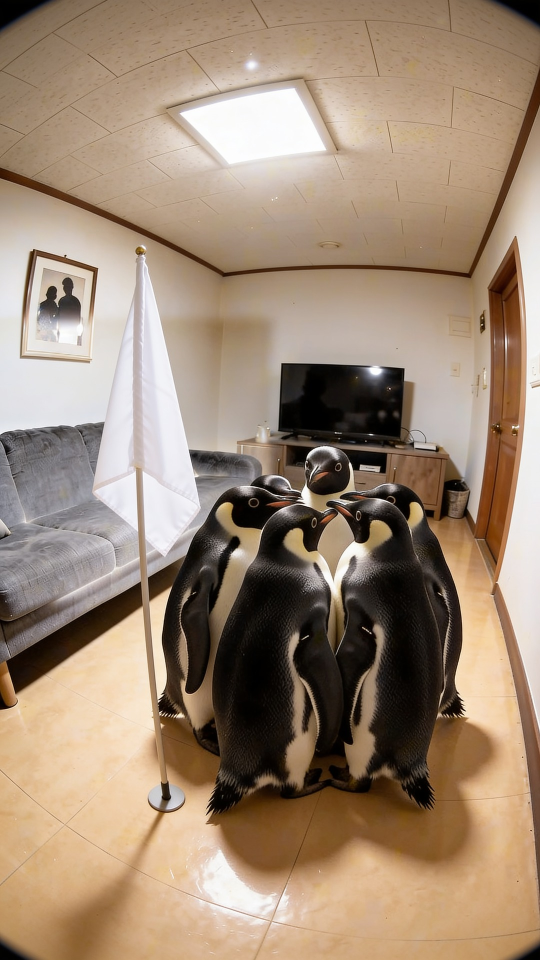
#> input picture 쇼핑쇼츠/assets/clips/EP11/v3/M0.jpg, 1080 x 1920 px, given in place of M0.jpg_1.png, which was not available (shown at 1/2 size)
$ python -i preprocess.py   (imports and definitions only)
#> lines starting #> are read from the running program, lines starting #| are printed output that depends on the picture
"""하이라이트TV 「나, 주연」 소스 전처리 (정지 컷 + Kling 클립). 원본은 읽기만 한다.
사용: python prep/preprocess.py stills | clips | all  [이름...]
"""
import os, sys, subprocess, tempfile, shutil
import numpy as np
from PIL import Image, ImageFilter, ImageDraw

ROOT = os.path.dirname(os.path.dirname(os.path.abspath(__file__)))
IMG = os.path.join(ROOT, "img")
CLIPS = os.path.join(ROOT, "clips")
OUT_S = os.path.join(ROOT, "prep", "stills")
OUT_C = os.path.join(ROOT, "prep", "clips")
TMP = os.path.join(ROOT, "prep", "_tmp")
FFMPEG = "ffmpeg"
W, H = 1920, 1080

# ---------- 색 레시피 (재생성_편집목록.md) ----------
DRAMA = "colorbalance=rm=-0.04:gm=0.05:gh=0.03,eq=gamma=1.12"
DRAMA7 = "colorbalance=rm=-0.04:gm=0.07:gh=0.03,eq=gamma=1.12"
COFFEE = "colorbalance=gm=-0.03:rh=0.02,eq=gamma=0.93"
REAL = "eq=brightness=-0.05,colorbalance=gm=0.02"
STILL_RECIPE = {
    "C02": COFFEE, "C03": COFFEE,
    "C04": DRAMA, "C05": "colorbalance=gm=0.02", "C06b": "colorbalance=gm=0.02",
    "C07": REAL, "C08": DRAMA, "C09": DRAMA7, "C10": DRAMA, "C11b": DRAMA7,
    "C12": DRAMA, "C13b": DRAMA, "C14": DRAMA, "C15": DRAMA7, "C15b": DRAMA,
    "C16c": "colorbalance=rm=-0.05",
    "C17b": "colorbalance=rm=-0.06:gm=0.04,eq=gamma=1.05",
    "C18": DRAMA, "C19a": DRAMA, "C19b": DRAMA, "C19c": DRAMA,
    "C20": REAL, "C21": REAL, "K4Sb": REAL,
}
# 블러: (x0, y0, x1, y1) @1920x1080 (정사각 축소 기준 좌표), sigma
STILL_BLUR = {
    "C02": [((688, 508, 785, 664), 12)],
    "C03": [((410, 580, 545, 795), 12)],
    "C14": [((720, 972, 870, 1002), 12), ((1083, 963, 1203, 1035), 12)],
    "C19a": [((1606, 182, 1690, 220), 12)],
    "C16c": [((700, 690, 778, 815), 12), ((1424, 842, 1498, 874), 10)],
}
# 16:9가 아닌 원본 (2752x1536) 은 가운데 16:9로 자른다.


# [63 lines left out: functions feather_blur, remove_spot, load_1080, conv_box, fix_c18, not called in this run]


def process_still(name):
    os.makedirs(TMP, exist_ok=True)
    full = Image.open(os.path.join(IMG, name + "_1.png")).convert("RGB")
#> full is the input picture: PIL image 1080x1920 RGB; mean R, G, B 158.5, 137.3, 116.9
    if name == "C18":
        a = np.asarray(full).astype(np.float32)
        cx, cy = 1289, 537
        # 시침(6시 방향, 분침보다 짧고 굵게)을 슈퍼샘플링으로 그린다
        col = a[cy - 120:cy - 100, cx - 3:cx + 4].reshape(-1, 3).mean(0)  # 분침 색 샘플
        ss = 4
        L = 130  # 길이(px, 2560 기준) — 분침 약 190px의 약 0.68
        wd = 19
        pad = 40
        lay = Image.new("L", ((wd + pad * 2) * ss, (L + pad * 2) * ss), 0)
        d = ImageDraw.Draw(lay)
        d.rounded_rectangle([pad * ss, pad * ss, (pad + wd) * ss, (pad + L) * ss], radius=int(wd * ss * 0.25), fill=255)
        lay = lay.resize((wd + pad * 2, L + pad * 2), Image.LANCZOS).filter(ImageFilter.GaussianBlur(0.7))
        al = np.asarray(lay).astype(np.float32)[..., None] / 255.0
        ox = int(round(cx - (wd / 2.0) - pad)); oy = int(round(cy - pad))
        reg = a[oy:oy + al.shape[0], ox:ox + al.shape[1]]
        a[oy:oy + al.shape[0], ox:ox + al.shape[1]] = reg * (1 - al) + col * al
        # 허브를 다시 위에 얹는다(원본 허브 픽셀 복원)
        orig = np.asarray(full).astype(np.float32)
        yy, xx = np.mgrid[0:a.shape[0], 0:a.shape[1]]
        hub = (np.hypot(xx - cx, yy - cy) <= 15).astype(np.float32)
        hubm = np.asarray(Image.fromarray((hub * 255).astype(np.uint8)).filter(ImageFilter.GaussianBlur(1.0))).astype(np.float32)[..., None] / 255
        a = a * (1 - hubm) + orig * hubm
        full = Image.fromarray(np.clip(a, 0, 255).astype(np.uint8))
    w, h = full.size
#> w = 1080; h = 1920
    crop_info = None
    if abs(w / h - 16 / 9) > 0.002:
        nw = int(round(h * 16 / 9)); x0 = (w - nw) // 2
#> after `nw = int(round(h * 16 / 9))`: nw = 3413
#> after `x0 = (w - nw) // 2`: x0 = -1167
        full = full.crop((x0, 0, x0 + nw, h)); crop_info = (w, nw, x0)
#> after `full = full.crop((x0, 0, x0 + nw, h))`:
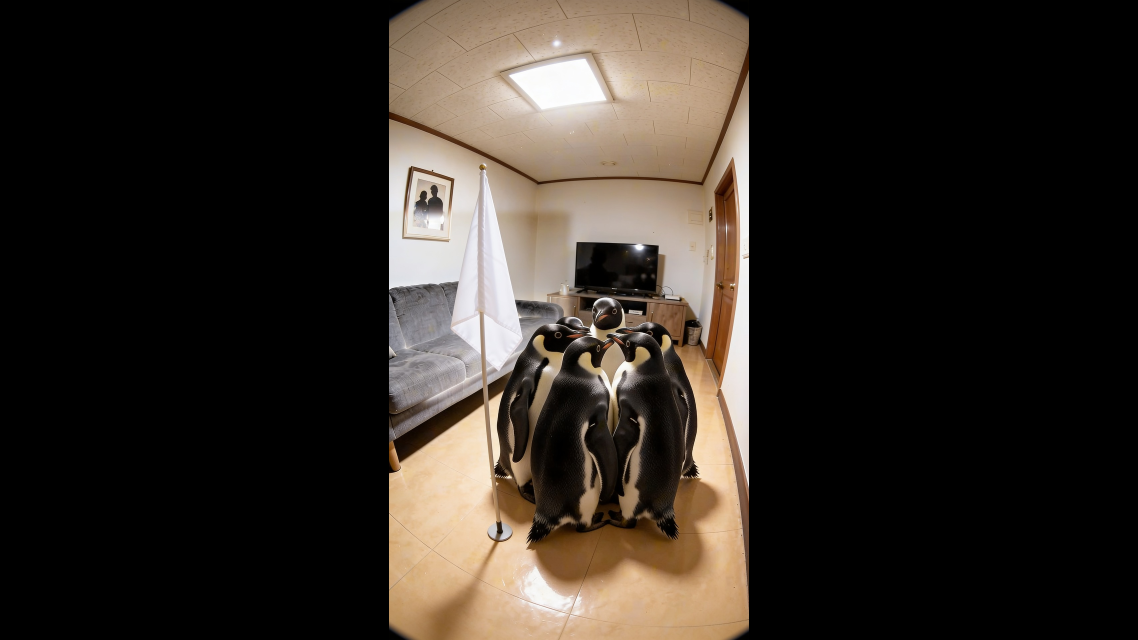
#> full: PIL image 3413x1920 RGB (shown at 1/3 size); mean R, G, B 50.2, 43.4, 37
#> after `crop_info = (w, nw, x0)`: crop_info = (1080, 3413, -1167)
    im = full.resize((W, H), Image.LANCZOS)
    arr = np.asarray(im).copy()
    for box, sg in STILL_BLUR.get(name, []):
        feather_blur(arr, conv_box(box, crop_info), sg, feather=10)
    if name == "C21":
        remove_spot(arr, 899, 246, 15, feather=8)
    tmp_in = os.path.join(TMP, name + "_in.png")
    Image.fromarray(arr).save(tmp_in)
    out = os.path.join(OUT_S, name + ".png")
#> (the run stopped early here; a loop or call above may not have finished)

$ run again, on 쇼핑쇼츠/assets/clips/EP11/v3/M1a.jpg
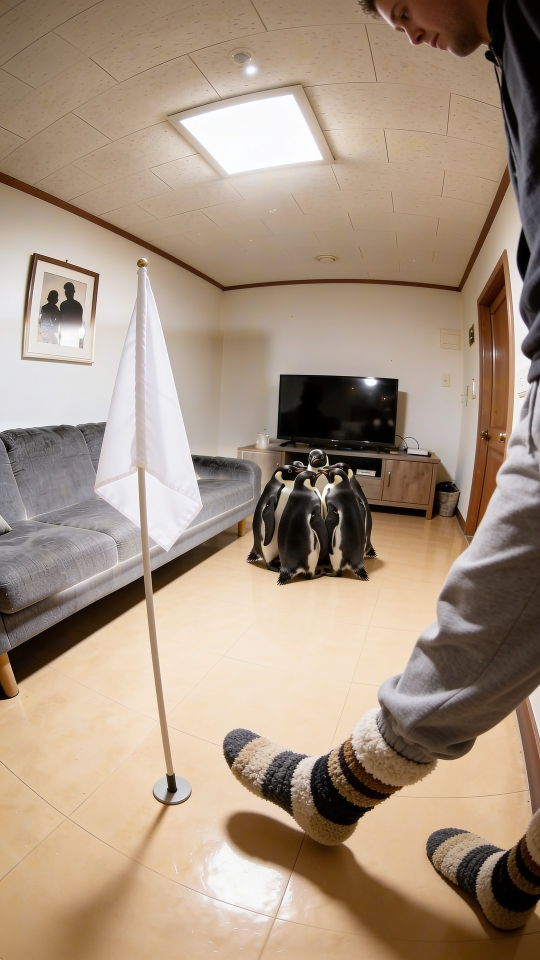
#> input picture 쇼핑쇼츠/assets/clips/EP11/v3/M1a.jpg, 1080 x 1920 px, given in place of M1a.jpg_1.png, which was not available (shown at 1/2 size)
#> in process_still, full is the input picture: PIL image 1080x1920 RGB; mean R, G, B 167.4, 147.5, 128.6
#> in process_still, `full = full.crop((x0, 0, x0 + nw, h))`:
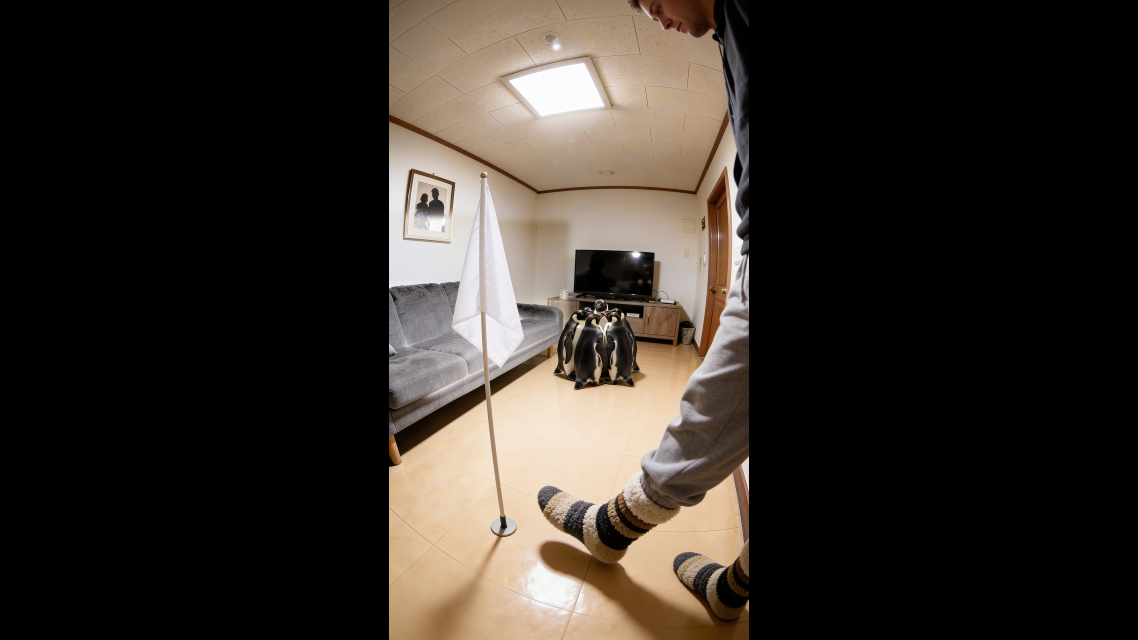
#> full: PIL image 3413x1920 RGB (shown at 1/3 size); mean R, G, B 53, 46.7, 40.7

$ run again, on 쇼핑쇼츠/assets/clips/EP11/v3/M2a.jpg
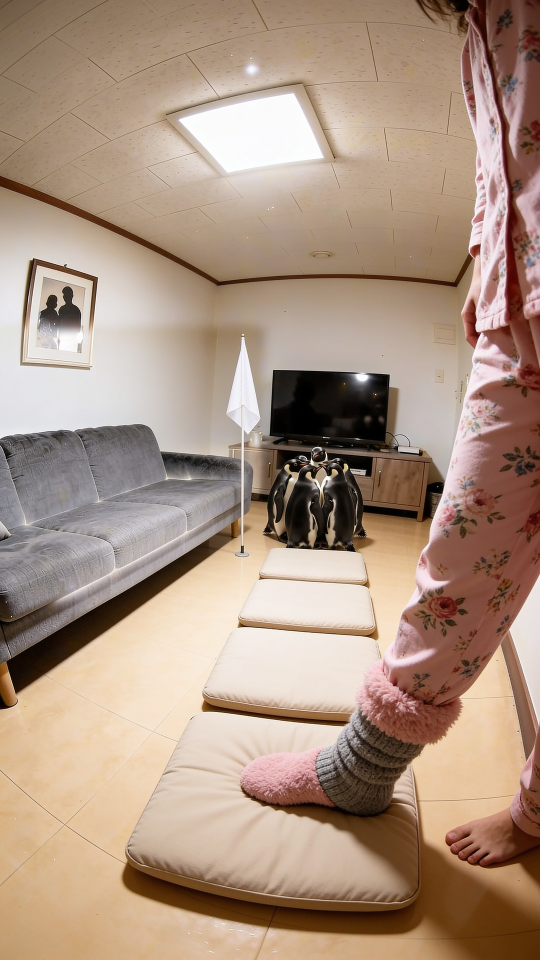
#> input picture 쇼핑쇼츠/assets/clips/EP11/v3/M2a.jpg, 1080 x 1920 px, given in place of M2a.jpg_1.png, which was not available (shown at 1/2 size)
#> in process_still, full is the input picture: PIL image 1080x1920 RGB; mean R, G, B 171.5, 147.5, 129.6
#> in process_still, `full = full.crop((x0, 0, x0 + nw, h))`:
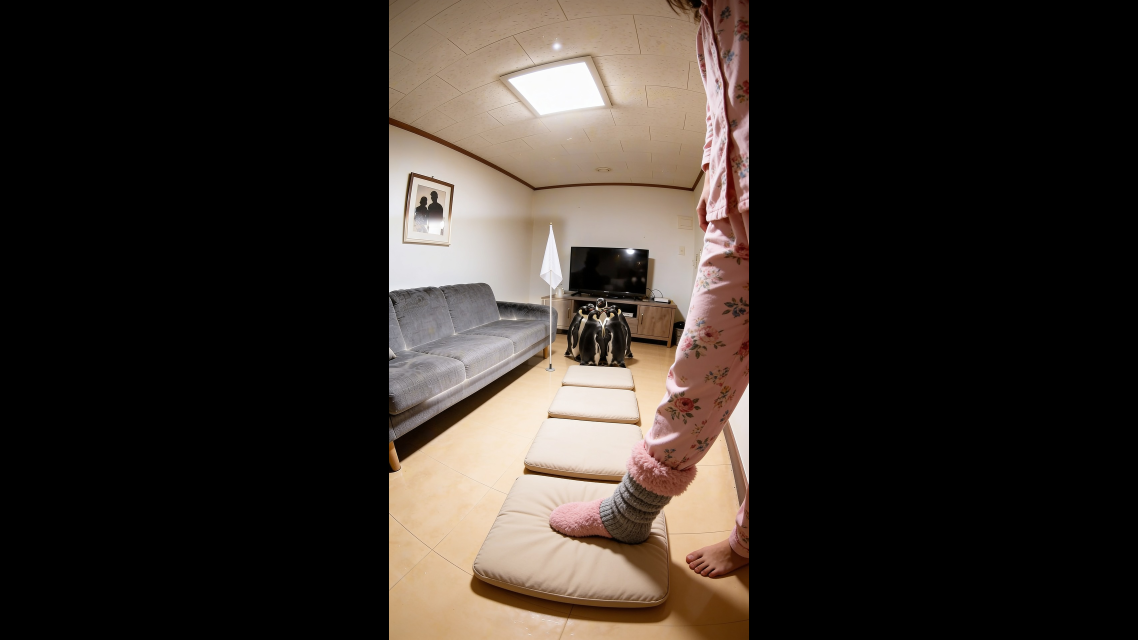
#> full: PIL image 3413x1920 RGB (shown at 1/3 size); mean R, G, B 54.3, 46.7, 41
